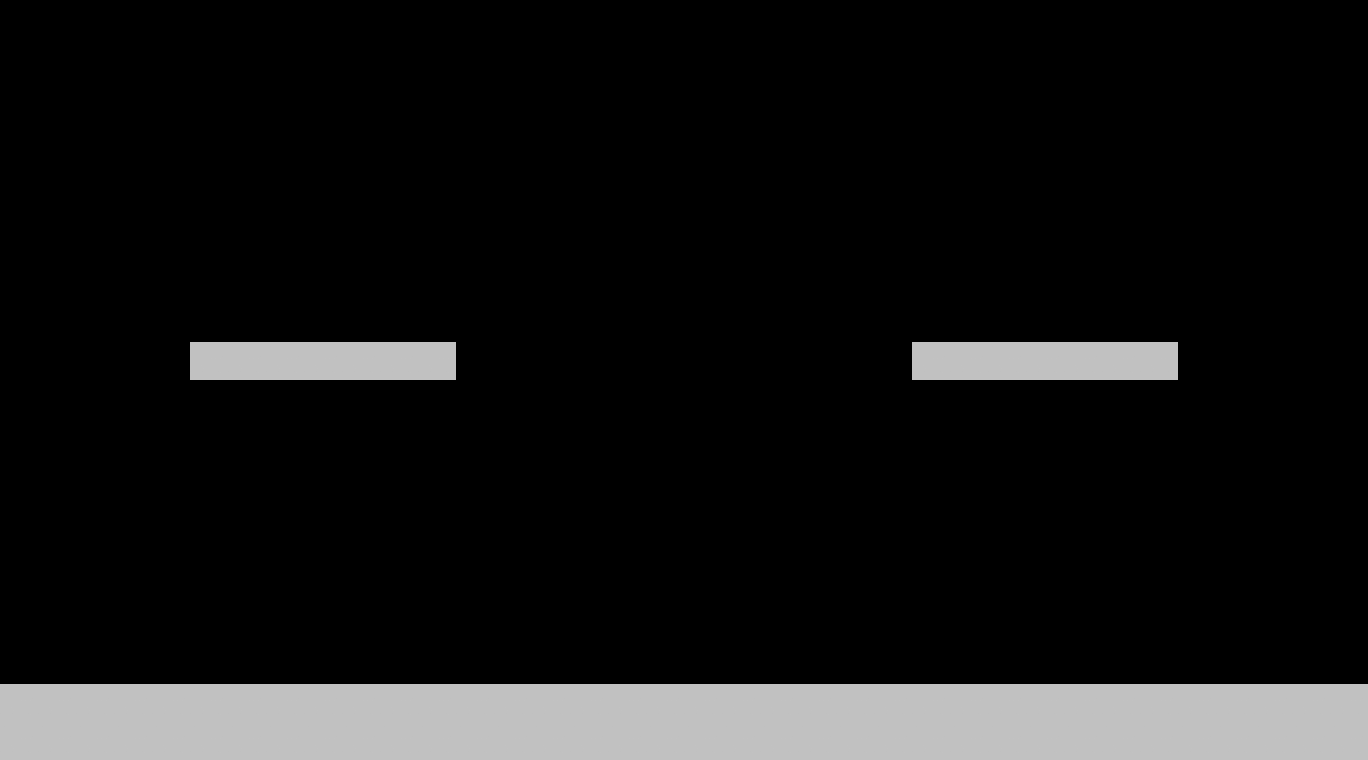

Tiled map render using the project's own tile images. Description and the map definition, with tile-layer contents summarised, below:
An orthogonal 36x20 tile map with 38x38 px tiles, 1 tile layer (barrage) and 8 objects (6x object, 2x ball).

<map version="1.0" orientation="orthogonal" renderorder="right-down" width="36" height="20" tilewidth="38" tileheight="38" nextobjectid="17">
 <tileset firstgid="1" name="base" tilewidth="38" tileheight="38" tilecount="1">
  <image source="tileset_38x38.png" width="38" height="38" />
 </tileset>
 <layer name="barrage" width="36" height="20">
  <data>[720 cells, 86 non-empty, 1 distinct tile ids]</data>
 </layer>
 <objectgroup name="braindots">
  <object id="2" name="ballA" type="ball" x="322.667" y="318">
   <properties>
    <property name="autocreate" value="false" />
   </properties>
  </object>
  <object id="3" name="ballB" type="ball" x="1044" y="315">
   <properties>
    <property name="autocreate" value="false" />
   </properties>
  </object>
  <object id="4" name="ground" type="object" x="2.66667" y="686.667" width="1364" height="72">
   <properties>
    <property name="autocreate" value="true" />
   </properties>
  </object>
  <object id="5" name="ground1" type="object" x="192" y="345.333" width="264" height="36">
   <properties>
    <property name="autocreate" value="true" />
   </properties>
  </object>
  <object id="6" name="ground2" type="object" x="912" y="344" width="266.667" height="36">
   <properties>
    <property name="autocreate" value="true" />
   </properties>
  </object>
  <object id="10" name="conveyor" type="object" x="469.667" y="342.333" width="430.667" height="41.3333">
   <properties>
    <property name="autocreate" value="true" />
    <property name="barrierType" value="conveyor" />
    <property name="bodyType" value="StaticBody" />
    <property name="conveyorBeltSpeed" value="100" />
    <property name="friction" value="3.0" />
    <property name="spriteName" value="tileset_32x32.png" />
   </properties>
  </object>
  <object id="11" name="rotation1" type="object" x="493.333" y="343" width="38" height="38">
   <properties>
    <property name="angularVelocity" value="-2" />
    <property name="autocreate" value="true" />
    <property name="bodyType" value="KinematicBody" />
    <property name="shape" value="circle" />
    <property name="spriteName" value="setting.png" />
   </properties>
   <ellipse />
  </object>
  <object id="13" name="rotation2" type="object" x="836" y="344.333" width="38" height="38">
   <properties>
    <property name="angularVelocity" value="-2" />
    <property name="autocreate" value="true" />
    <property name="bodyType" value="KinematicBody" />
    <property name="shape" value="circle" />
    <property name="spriteName" value="setting.png" />
   </properties>
   <ellipse />
  </object>
 </objectgroup>
</map>
